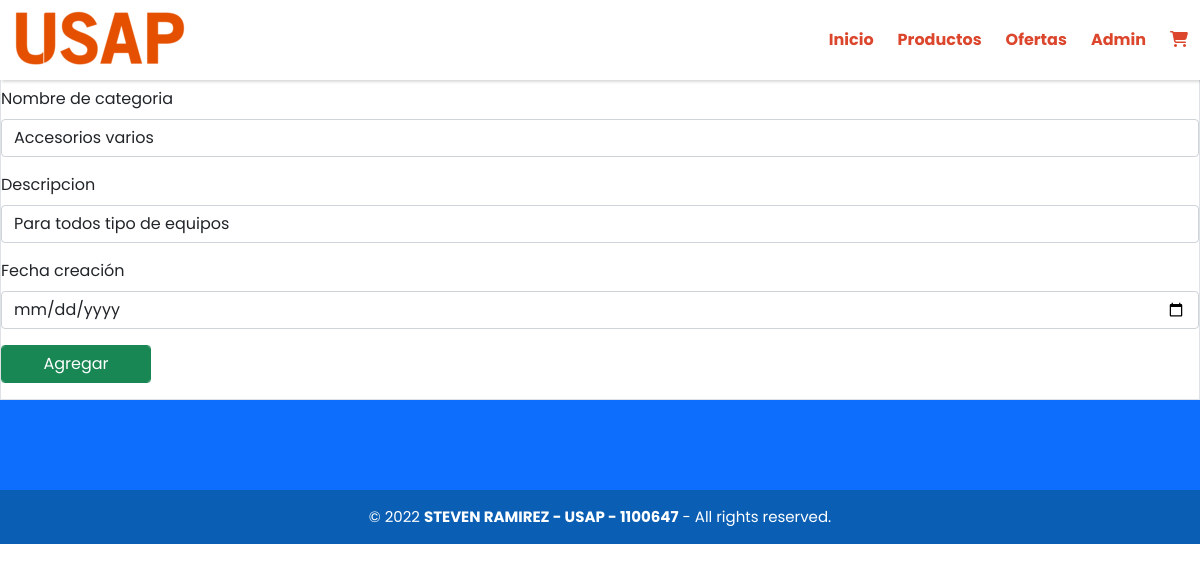
Page /index.php?modulo=actualizar_categoria&id_categoria=1 on the committed database.
### tables this page shows
CREATE TABLE `categorias` (
  `idcategoria` int(11) NOT NULL,
  `nombre_categoria` varchar(100) NOT NULL,
  `descripcion` varchar(150) NOT NULL,
  `fecha_creacion` datetime NOT NULL
);

### index.php (called while the page is built, shortened)
<?php
require 'app/index.php';
?>

### modulos/actualizar_categoria.php (the view, shortened to what this page needs)
<?php
global $mysqli;
$idcategoria = $_GET['id_categoria'];
$strsql="SELECT `idcategoria`, `nombre_categoria`, `descripcion`, `fecha_creacion` FROM `categorias` where `idcategoria`=?;";
if($stmt=$mysqli->prepare($strsql)){
    $stmt->bind_param("i",$idcategoria);
    $stmt->execute();
    $stmt->store_result();
    if($stmt->num_rows> 0){
        $stmt->bind_result($idcategoria,$nombre_categoria,$descripcion,$fecha_creacion);
    }else{
        echo "No hay productos disponibles";
    }
}else{
    echo "Error al preparar la consulta";
}
?>
<div class="border">
    <div class="container_creacion">
        <form action="modulos/update_categoria.php" method="POST">
            <div class="mb-3">
                <label for="exampleFormControlInput1" class="form-label">ID. Categoria</label>
            </div>
            <div class="mb-3">
                <label for="exampleFormControlInput1" class="form-label">Nombre de categoria</label>
                <input type="" class="form-control" id="exampleFormControlInput1" value="<?php echo $nombre_categoria?>" name="nombre_categoria">
            </div>
            <div class="mb-3">
                <label for="exampleFormControlInput1" class="form-label">Descripcion</label>
                <input type="text" class="form-control" id="exampleFormControlInput1" value="<?php echo $descripcion?>" name="descripcion">
            </div>
            <div class="mb-3">
                <label for="exampleFormControlInput1" class="form-label">Fecha creación</label>
                <input type="date" class="form-control" id="exampleFormControlInput1" value="<?php echo $fecha_creacion?>" name="fecha_creacion">
            </div>
            <div class="mb-3">
                <input type="submit" class="form-control btn btn-success" id="enviar_producto" placeholder="" value="Agregar">
            </div>
        </form>
    </div>
</div>

### app/css/estilo.css (style rules this page uses)
* { margin: 0; padding: 0; box-sizing: border-box; font-family: "Poppins", sans-serif; }
:root { --white: #ffffff; --black: #000000; --white_opaco: #fafafa; --background_color: #282828; --gris-letras: #48525c; --azul: #0563bb; --azul--claro: #0d6efd; --azul--oscuro: #0a141d; --naranja: #db462c; }
body { background-color: var(--azul); }
.container_creacion { max-width: 1200px; width: 100%; margin: 0 auto; }
#enviar_producto { width: 150px; }

### rows in the picture
categorias: nombre_categoria "Accesorios varios", descripcion "Para todos tipo de equipos"
